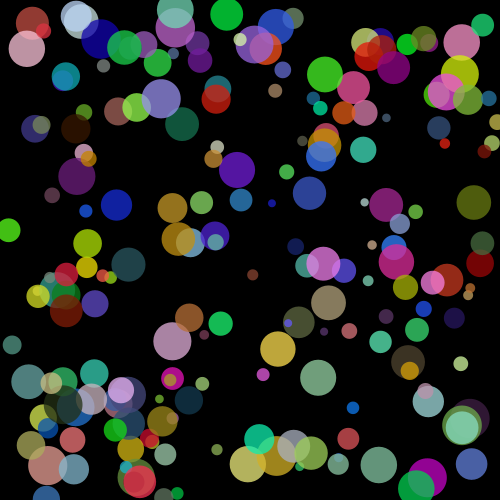
Frame 1 (no input)
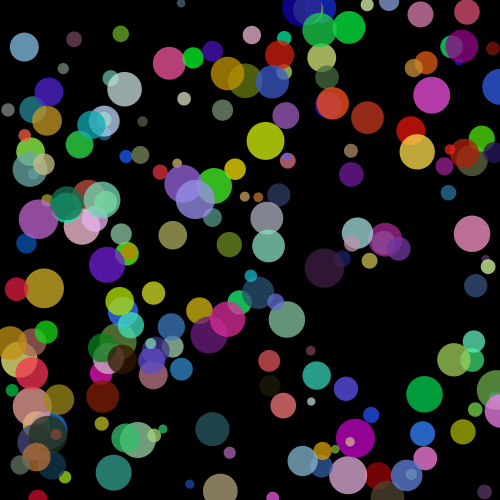
Frame 60 (the mouse pressed at the canvas centre just before this capture)
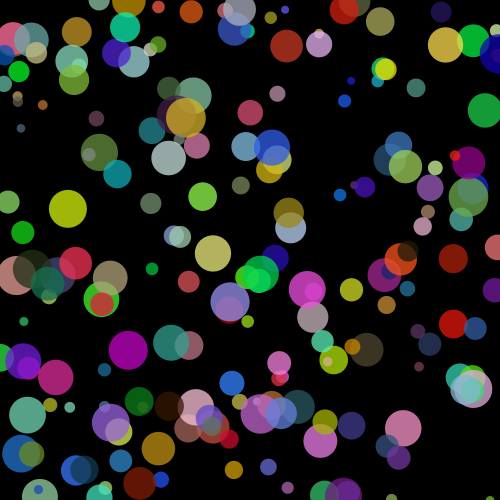
Frame 120 (the mouse held since frame 60 and released just before this capture)

The Processing sketch that drew these frames (run headless with seeded random() and noise(); from frame 60 on, the mouse is pressed at the canvas centre):

// Processing sketch: sketch_190618b
// ── sketch_190618b.pde
int NUM = 200; // 円の個数
// 座標の配列
float[] posX = new float[NUM];
float[] posY = new float[NUM];
// スピードの配列
float[] speedX = new float[NUM];
float[] speedY = new float[NUM];
// 色の配列
color[] col = new color[NUM];
// 直径の配列
float[] diameter = new float[NUM];


void setup() {
    size(500, 500);
    noStroke();
    // 配列の初期値
    for(int i=0; i<NUM; i++){
        posX[i] = random(8,width);
        posY[i] = random(8,height);
        speedX[i] = random(-4,4);
        speedY[i] = random(-4,4);
        col[i] = color(random(255),random(255),random(255),192);
        diameter[i] = random(8,40);
    }
}


void draw() {
    background(0);
    for(int i=0; i<NUM; i++){
        noStroke();
        fill(col[i]);
        ellipse(posX[i], posY[i], diameter[i], diameter[i]);
        // XY座標の移動
        posX[i] = posX[i] + speedX[i];
        posY[i] = posY[i] + speedY[i];

        // 跳ね返り
        if(posX[i] < 0 || posX[i] > width){
            speedX[i] = speedX[i] * -1;
        }
        if(posY[i] < 0 || posY[i] > height){
            speedY[i] = speedY[i]* -1;
        }
    }
}
